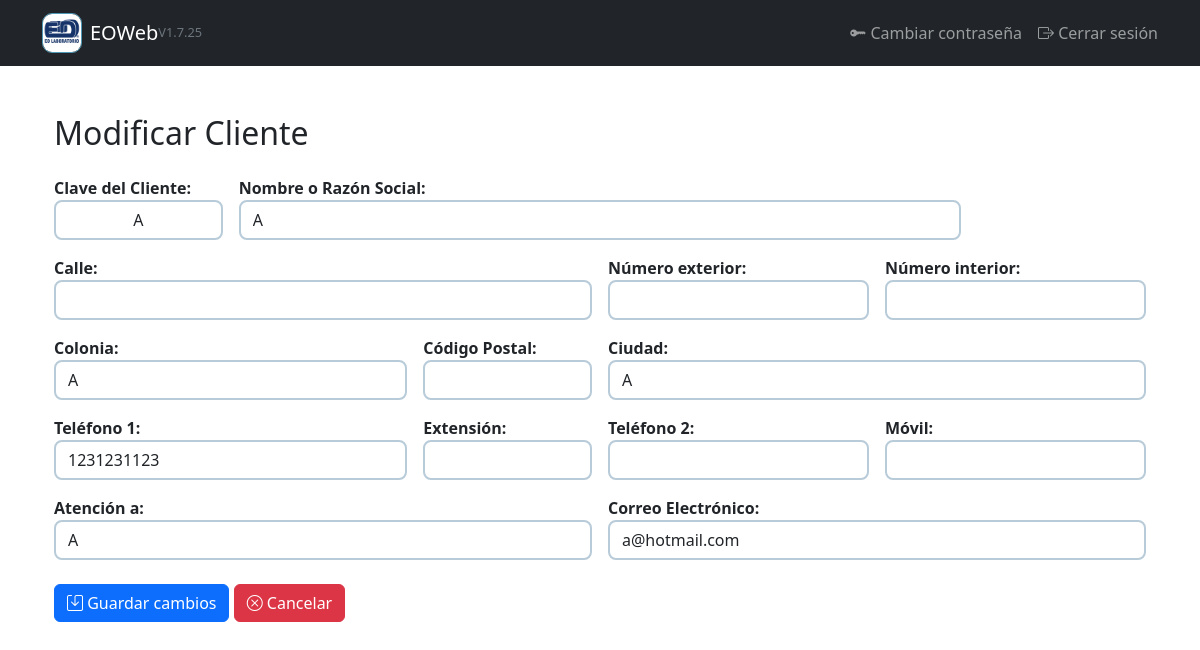
Screenshot of /clientes/modificar/1/ (signed in) with the database file from the repository.
### gestion/models.py (models this page shows, shortened)
class Cliente(models.Model):
    clave = models.CharField(max_length=100, unique=True, null=True, blank=True)
    nombre = models.CharField("Nombre", max_length=255)
    calle = models.CharField("Calle", max_length=100, blank=True, null=True)
    numero_exterior = models.CharField("Número exterior", max_length=5, blank=True, null=True)
    numero_interior = models.CharField("Número interior", max_length=5, blank=True, null=True)
    colonia = models.CharField("Colonia", max_length=100)
    codigo_postal = models.CharField("Código Postal", max_length=10, blank=True)
    ciudad = models.CharField("Ciudad", max_length=100)
    telefono = models.CharField("Teléfono 1", max_length=10, blank=True)
    extension = models.CharField("Extensión", max_length=3, blank=True, null=True)
    telefono2 = models.CharField("Teléfono 2", max_length=10, blank=True, null=True)
    movil = models.CharField("Móvil", max_length=10, blank=True, null=True)
    atencion_a = models.CharField("Atención a", max_length=255, blank=True)
    obra = models.CharField("Obra", max_length=150)
    localizacion = models.CharField("Localización", max_length=150, blank=True)
    correo = models.EmailField("Correo", blank=True)

### gestion/views.py (the view)
# urls.py: path('clientes/modificar/<int:cliente_id>/',views.modificar_cliente, name='modificar_cliente'),
@login_required
def modificar_cliente(request, cliente_id):
    cliente = get_object_or_404(Cliente, id=cliente_id)
    if request.method == 'POST':
        form = ClienteForm(request.POST, instance=cliente)
        if form.is_valid():
            form.save()
            messages.success(request, "Cliente modificado correctamente.")
            return redirect('lista_clientes')
    else:
        form = ClienteForm(instance=cliente)
    return render(request, 'gestion/modificar_cliente.html', {'form': form})

### gestion/templates/gestion/modificar_cliente.html (shortened to what this page needs)
{% extends "gestion/base.html" %}
{% load static %}
{% block content %}
<div class="container mt-4">
    <h2 class="mb-4">Modificar Cliente</h2>
    <form method="post" class="row g-3">
        <div class="col-md-2">
            {{ form.clave.label_tag }}
            {{ form.clave }}
        </div>
        <div class="col-md-8">
            {{ form.nombre.label_tag }}
            {{ form.nombre }}
        </div>
        <div class="col-md-6">
            {{ form.calle.label_tag }}
            {{ form.calle }}
        </div>
        <div class="col-md-3">
            {{ form.numero_exterior.label_tag }}
            {{ form.numero_exterior }}
        </div>
        <div class="col-md-3">
            {{ form.numero_interior.label_tag }}
            {{ form.numero_interior }}
        </div>
        <div class="col-md-4">
            {{ form.colonia.label_tag }}
            {{ form.colonia }}
        </div>
        <div class="col-md-2">
            {{ form.codigo_postal.label_tag }}
            {{ form.codigo_postal }}
        </div>
        <div class="col-md-6">
            {{ form.ciudad.label_tag }}
            {{ form.ciudad }}
        </div>
        <div class="col-md-4">
            {{ form.telefono.label_tag }}
            {{ form.telefono }}
        </div>
        <div class="col-md-2">
            {{ form.extension.label_tag }}
            {{ form.extension }}
        </div>
        <div class="col-md-3">
            {{ form.telefono2.label_tag }}
            {{ form.telefono2 }}
        </div>
        <div class="col-md-3">
            {{ form.movil.label_tag }}
            {{ form.movil }}
        </div>
        <div class="col-md-6">
            {{ form.atencion_a.label_tag }}
            {{ form.atencion_a }}
        </div>
        <div class="col-md-6">
            {{ form.correo.label_tag }}
            {{ form.correo }}
        </div>
        <div class="col-12 mt-4">
            <button type="submit" class="btn btn-primary">
                <i class="bi bi-save"></i> Guardar cambios
            </button>
            <a href="{% url 'lista_clientes' %}" class="btn btn-danger">
                <i class="bi bi-x-circle"></i> Cancelar
            </a>
        </div>
    </form>
</div>
{% endblock %}

### gestion/static/gestion/css/forms.css (style rules this page uses)
label { font-weight: bold; }
input.form-control, select.form-select, textarea.form-control { border: 2px solid #b8cbd9; border-radius: 8px; box-shadow: none; transition: border-color 0.3s ease; }

### rows the page displays
Cliente: clave "A", nombre "A", colonia "A", ciudad "A", telefono "1231231123", atencion_a "A", correo "a@hotmail.com"
